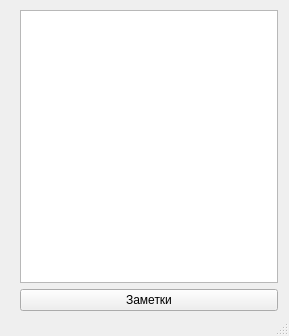
<?xml version="1.0" encoding="UTF-8"?>
<ui version="4.0">
 <class>MainWindow</class>
 <widget class="QMainWindow" name="MainWindow">
  <property name="geometry">
   <rect>
    <x>0</x>
    <y>0</y>
    <width>289</width>
    <height>336</height>
   </rect>
  </property>
  <property name="windowTitle">
   <string>Об олимпиаде</string>
  </property>
  <widget class="QWidget" name="centralwidget">
   <widget class="QWidget" name="">
    <property name="geometry">
     <rect>
      <x>20</x>
      <y>10</y>
      <width>258</width>
      <height>301</height>
     </rect>
    </property>
    <layout class="QVBoxLayout" name="verticalLayout">
     <item>
      <widget class="QTextBrowser" name="textBrowser"/>
     </item>
     <item>
      <widget class="QPushButton" name="pushButton">
       <property name="text">
        <string>Заметки</string>
       </property>
      </widget>
     </item>
    </layout>
   </widget>
  </widget>
  <widget class="QStatusBar" name="statusbar"/>
 </widget>
 <resources/>
 <connections/>
</ui>
